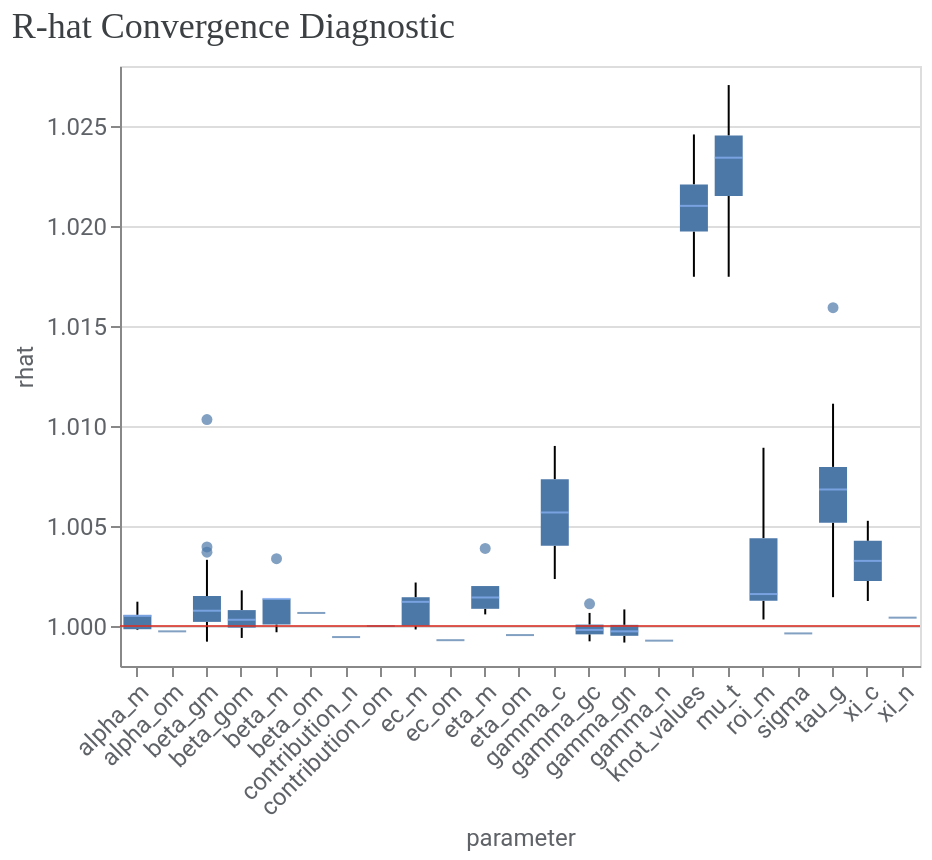

Here is the notebook cell this chart was saved with:
### Markdown cell above
To further assess convergence and model fit, you can use the methods from `visualizer` module.

1\. Assess convergence. Run the following code to generate r-hat statistics. R-hat close to 1.0 indicate convergence. R-hat < 1.2 indicates approximate convergence and is a reasonable threshold for many problems.

### Code cell
model_diagnostics = visualizer.ModelDiagnostics(mmm)
model_diagnostics.plot_rhat_boxplot()

### Figure 1 — Vega-Lite specification as saved in the notebook (floating-point values rounded to 4 significant figures; data arrays with more than 128 entries replaced by an {"elided": "..."} marker saying what was removed)
{"config": {"view": {"continuousWidth": 300, "continuousHeight": 300}, "axis": {"labelColor": "#5F6368", "labelFont": "Roboto", "labelFontSize": 12, "titleColor": "#5F6368", "titleFont": "Roboto", "titleFontSize": 12, "titleFontWeight": "normal"}}, "layer": [{"data": {"name": "data-040a4b05ccb967a3010b9751e7ff87f4"}, "mark": {"type": "boxplot", "median": {"color": "#8AB4F8"}, "outliers": {"filled": true}}, "encoding": {"x": {"axis": {"labelAngle": -45}, "field": "parameter", "type": "nominal"}, "y": {"field": "rhat", "scale": {"zero": false}, "type": "quantitative"}}}, {"data": {"name": "empty"}, "mark": {"type": "rule", "color": "#D93025", "opacity": 0.8}, "encoding": {"y": {"datum": 1}}}], "title": {"text": "R-hat Convergence Diagnostic", "anchor": "start", "color": "#3C4043", "font": "Google Sans Display", "fontSize": 18, "fontWeight": "normal", "offset": 10}, "width": 400, "$schema": "https://vega.github.io/schema/vega-lite/v5.20.1.json", "datasets": {"data-040a4b05ccb967a3010b9751e7ff87f4": {"elided": "657 records"}, "empty": [{}]}}
